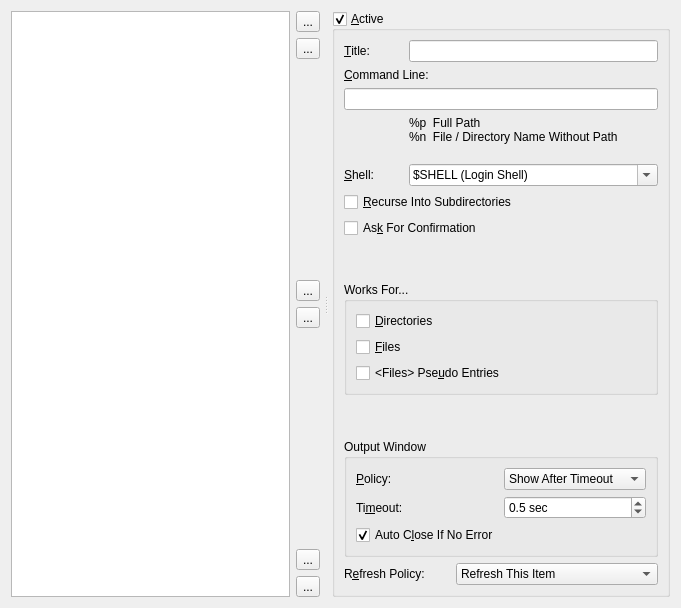
<?xml version="1.0" encoding="UTF-8"?>
<ui version="4.0">
 <class>cleanupsPage</class>
 <widget class="QWidget" name="cleanupsPage">
  <property name="geometry">
   <rect>
    <x>0</x>
    <y>0</y>
    <width>681</width>
    <height>608</height>
   </rect>
  </property>
  <property name="windowTitle">
   <string>Form</string>
  </property>
  <layout class="QVBoxLayout" name="verticalLayout">
   <item>
    <widget class="QSplitter" name="splitter">
     <property name="toolTip">
      <string>Drag this to make the left or right
part of this window smaller or larger.</string>
     </property>
     <property name="orientation">
      <enum>Qt::Horizontal</enum>
     </property>
     <property name="handleWidth">
      <number>12</number>
     </property>
     <property name="childrenCollapsible">
      <bool>false</bool>
     </property>
     <widget class="QWidget" name="layoutWidget">
      <layout class="QHBoxLayout" name="horizontalLayout">
       <item>
        <widget class="QListWidget" name="cleanupsListWidget">
         <property name="minimumSize">
          <size>
           <width>250</width>
           <height>400</height>
          </size>
         </property>
        </widget>
       </item>
       <item>
        <layout class="QVBoxLayout" name="verticalLayout_3">
         <item>
          <widget class="QToolButton" name="moveToTopButton">
           <property name="toolTip">
            <string>Move the current cleanup action to the top of the list.</string>
           </property>
           <property name="text">
            <string>...</string>
           </property>
           <property name="icon">
            <iconset resource="icons.qrc">
             <normaloff>:/icons/go-top.png</normaloff>:/icons/go-top.png</iconset>
           </property>
          </widget>
         </item>
         <item>
          <widget class="QToolButton" name="moveUpButton">
           <property name="toolTip">
            <string>Move the current cleanup action one position up in the list.</string>
           </property>
           <property name="text">
            <string>...</string>
           </property>
           <property name="icon">
            <iconset resource="icons.qrc">
             <normaloff>:/icons/go-up.png</normaloff>:/icons/go-up.png</iconset>
           </property>
          </widget>
         </item>
         <item>
          <spacer name="verticalSpacer_1">
           <property name="orientation">
            <enum>Qt::Vertical</enum>
           </property>
           <property name="sizeHint" stdset="0">
            <size>
             <width>20</width>
             <height>40</height>
            </size>
           </property>
          </spacer>
         </item>
         <item>
          <widget class="QToolButton" name="addButton">
           <property name="toolTip">
            <string>Create a new cleanup action.
You can create as many as you like.</string>
           </property>
           <property name="text">
            <string>...</string>
           </property>
           <property name="icon">
            <iconset resource="icons.qrc">
             <normaloff>:/icons/add.png</normaloff>:/icons/add.png</iconset>
           </property>
          </widget>
         </item>
         <item>
          <widget class="QToolButton" name="deleteButton">
           <property name="toolTip">
            <string>Delete the current cleanup action.</string>
           </property>
           <property name="text">
            <string>...</string>
           </property>
           <property name="icon">
            <iconset resource="icons.qrc">
             <normaloff>:/icons/remove.png</normaloff>:/icons/remove.png</iconset>
           </property>
          </widget>
         </item>
         <item>
          <spacer name="verticalSpacer_2">
           <property name="orientation">
            <enum>Qt::Vertical</enum>
           </property>
           <property name="sizeHint" stdset="0">
            <size>
             <width>20</width>
             <height>40</height>
            </size>
           </property>
          </spacer>
         </item>
         <item>
          <widget class="QToolButton" name="moveDownButton">
           <property name="toolTip">
            <string>Move the current cleanup action one position down in the list.</string>
           </property>
           <property name="text">
            <string>...</string>
           </property>
           <property name="icon">
            <iconset resource="icons.qrc">
             <normaloff>:/icons/go-down.png</normaloff>:/icons/go-down.png</iconset>
           </property>
          </widget>
         </item>
         <item>
          <widget class="QToolButton" name="moveToBottomButton">
           <property name="toolTip">
            <string>Move the current cleanup action to the bottom of the list.</string>
           </property>
           <property name="text">
            <string>...</string>
           </property>
           <property name="icon">
            <iconset resource="icons.qrc">
             <normaloff>:/icons/go-bottom.png</normaloff>:/icons/go-bottom.png</iconset>
           </property>
          </widget>
         </item>
        </layout>
       </item>
      </layout>
     </widget>
     <widget class="QGroupBox" name="activeGroupBox">
      <property name="toolTip">
       <string>Uncheck to disable this cleanup action completely.</string>
      </property>
      <property name="title">
       <string>&amp;Active</string>
      </property>
      <property name="checkable">
       <bool>true</bool>
      </property>
      <layout class="QGridLayout" name="gridLayout">
       <item row="0" column="0">
        <widget class="QLabel" name="titleCaption">
         <property name="text">
          <string>&amp;Title:</string>
         </property>
         <property name="buddy">
          <cstring>titleLineEdit</cstring>
         </property>
        </widget>
       </item>
       <item row="0" column="1" colspan="2">
        <widget class="QLineEdit" name="titleLineEdit">
         <property name="toolTip">
          <string>Enter a title for this cleanup action.
This will show up in the menus.
You can add a hotkey with &quot;&amp;&quot;.</string>
         </property>
        </widget>
       </item>
       <item row="1" column="0" colspan="2">
        <widget class="QLabel" name="commandCaption">
         <property name="text">
          <string>&amp;Command Line:</string>
         </property>
         <property name="buddy">
          <cstring>commandLineEdit</cstring>
         </property>
        </widget>
       </item>
       <item row="2" column="0" colspan="3">
        <widget class="QLineEdit" name="commandLineEdit">
         <property name="toolTip">
          <string>Enter the command to be executed here.
Each command will be executed with a shell.

If multiple items are selected, the command
will be executed once for each selected item.</string>
         </property>
        </widget>
       </item>
       <item row="3" column="0">
        <spacer name="horizontalSpacer">
         <property name="orientation">
          <enum>Qt::Horizontal</enum>
         </property>
         <property name="sizeType">
          <enum>QSizePolicy::Preferred</enum>
         </property>
         <property name="sizeHint" stdset="0">
          <size>
           <width>34</width>
           <height>20</height>
          </size>
         </property>
        </spacer>
       </item>
       <item row="3" column="1" colspan="2">
        <layout class="QHBoxLayout" name="horizontalLayout_3">
         <item>
          <widget class="QLabel" name="miniHelpLabel">
           <property name="toolTip">
            <string>These are the macros you can use in the command.
Both %p and %n always contain only one item.
If multiple items are selected, the command will be
executed multiple times.</string>
           </property>
           <property name="text">
            <string>%p  Full Path
%n  File / Directory Name Without Path
</string>
           </property>
           <property name="alignment">
            <set>Qt::AlignLeading|Qt::AlignLeft|Qt::AlignVCenter</set>
           </property>
          </widget>
         </item>
         <item>
          <spacer name="horizontalSpacer_2">
           <property name="orientation">
            <enum>Qt::Horizontal</enum>
           </property>
           <property name="sizeHint" stdset="0">
            <size>
             <width>40</width>
             <height>20</height>
            </size>
           </property>
          </spacer>
         </item>
        </layout>
       </item>
       <item row="4" column="0">
        <widget class="QLabel" name="label">
         <property name="text">
          <string>&amp;Shell:</string>
         </property>
         <property name="buddy">
          <cstring>shellComboBox</cstring>
         </property>
        </widget>
       </item>
       <item row="4" column="1" colspan="2">
        <widget class="QComboBox" name="shellComboBox">
         <property name="toolTip">
          <string>Select a shell here or enter your favourite one.

Each command will be executed with a shell and the &quot;-c&quot; option.
Shells may behave differently for wildcards and special characters.

If you are setting this up for other users, better be safe and select
a shell with a well-known behaviour like /bin/bash.</string>
         </property>
         <property name="editable">
          <bool>true</bool>
         </property>
         <item>
          <property name="text">
           <string>$SHELL (Login Shell)</string>
          </property>
         </item>
         <item>
          <property name="text">
           <string>/bin/bash</string>
          </property>
         </item>
         <item>
          <property name="text">
           <string>/bin/sh</string>
          </property>
         </item>
        </widget>
       </item>
       <item row="5" column="0" colspan="3">
        <widget class="QCheckBox" name="recursiveCheckBox">
         <property name="toolTip">
          <string>Select if the command should be executed recursively
for each directory in the selected branch.
The command will be called separately for each directory level.</string>
         </property>
         <property name="text">
          <string>&amp;Recurse Into Subdirectories</string>
         </property>
        </widget>
       </item>
       <item row="6" column="0" colspan="3">
        <widget class="QCheckBox" name="askForConfirmationCheckBox">
         <property name="toolTip">
          <string>Check this if a confirmation dialog should be
opened before executing the command.
There will be only one confirmation dialog,
even if multiple items are selected or if
the command is executed recursively.</string>
         </property>
         <property name="text">
          <string>As&amp;k For Confirmation</string>
         </property>
        </widget>
       </item>
       <item row="7" column="2">
        <spacer name="verticalSpacer">
         <property name="orientation">
          <enum>Qt::Vertical</enum>
         </property>
         <property name="sizeHint" stdset="0">
          <size>
           <width>20</width>
           <height>0</height>
          </size>
         </property>
        </spacer>
       </item>
       <item row="8" column="0" colspan="3">
        <widget class="QGroupBox" name="worksForGroupBox">
         <property name="title">
          <string>Works For...</string>
         </property>
         <property name="flat">
          <bool>false</bool>
         </property>
         <property name="checkable">
          <bool>false</bool>
         </property>
         <layout class="QVBoxLayout" name="verticalLayout_2">
          <item>
           <widget class="QCheckBox" name="worksForDirCheckBox">
            <property name="toolTip">
             <string>Check this if the command can be applied to directories.</string>
            </property>
            <property name="text">
             <string>&amp;Directories</string>
            </property>
           </widget>
          </item>
          <item>
           <widget class="QCheckBox" name="worksForFilesCheckBox">
            <property name="toolTip">
             <string>Check this if the command can be applied to files.</string>
            </property>
            <property name="text">
             <string>&amp;Files</string>
            </property>
           </widget>
          </item>
          <item>
           <widget class="QCheckBox" name="worksForDotEntriesCheckBox">
            <property name="toolTip">
             <string>Check this if the command can be applied to the &lt;Files&gt; entries in the tree.
Note that they don't really have a counterpart on the disk.</string>
            </property>
            <property name="text">
             <string>&lt;Files&gt; Pse&amp;udo Entries</string>
            </property>
           </widget>
          </item>
         </layout>
        </widget>
       </item>
       <item row="9" column="2">
        <spacer name="verticalSpacer_3">
         <property name="orientation">
          <enum>Qt::Vertical</enum>
         </property>
         <property name="sizeHint" stdset="0">
          <size>
           <width>20</width>
           <height>0</height>
          </size>
         </property>
        </spacer>
       </item>
       <item row="10" column="0" colspan="3">
        <widget class="QGroupBox" name="outputWindowGroupBox">
         <property name="title">
          <string>Output Window</string>
         </property>
         <layout class="QGridLayout" name="gridLayout_2">
          <item row="0" column="0">
           <widget class="QLabel" name="outputWindowPolicyCaption">
            <property name="text">
             <string>&amp;Policy:</string>
            </property>
            <property name="buddy">
             <cstring>outputWindowPolicyComboBox</cstring>
            </property>
           </widget>
          </item>
          <item row="0" column="1">
           <widget class="QComboBox" name="outputWindowPolicyComboBox">
            <property name="toolTip">
             <string>Select if and when to open a window for the output of the command.
If there is an error, the output window is always opened unless
&quot;Never Show&quot; is selected here.
&quot;Show After Timeout&quot; is a useful setting for most cases.</string>
            </property>
            <property name="currentIndex">
             <number>2</number>
            </property>
            <item>
             <property name="text">
              <string>Show Always</string>
             </property>
            </item>
            <item>
             <property name="text">
              <string>Show If Error Output</string>
             </property>
            </item>
            <item>
             <property name="text">
              <string>Show After Timeout</string>
             </property>
            </item>
            <item>
             <property name="text">
              <string>Never Show</string>
             </property>
            </item>
           </widget>
          </item>
          <item row="1" column="0">
           <widget class="QLabel" name="outputWindowTimeoutCaption">
            <property name="text">
             <string>Ti&amp;meout:</string>
            </property>
            <property name="buddy">
             <cstring>outputWindowTimeoutSpinBox</cstring>
            </property>
           </widget>
          </item>
          <item row="1" column="1">
           <widget class="QDoubleSpinBox" name="outputWindowTimeoutSpinBox">
            <property name="toolTip">
             <string>Set the timeout for the &quot;Show After Timeout&quot; setting.
Don't underestimate your computer: It can get more
done in half a second than you might think.
On the other hand, waiting for half a second feels
longer than you might think.</string>
            </property>
            <property name="suffix">
             <string> sec</string>
            </property>
            <property name="decimals">
             <number>1</number>
            </property>
            <property name="maximum">
             <double>300.000000000000000</double>
            </property>
            <property name="value">
             <double>0.500000000000000</double>
            </property>
           </widget>
          </item>
          <item row="2" column="0" colspan="2">
           <widget class="QCheckBox" name="outputWindowAutoCloseCheckBox">
            <property name="toolTip">
             <string>Check this to automatically close the
output window if there was no error.
If you are interested in the output of your
command, uncheck this.</string>
            </property>
            <property name="text">
             <string>Auto C&amp;lose If No Error</string>
            </property>
            <property name="checked">
             <bool>true</bool>
            </property>
           </widget>
          </item>
         </layout>
        </widget>
       </item>
       <item row="11" column="0" colspan="3">
        <layout class="QHBoxLayout" name="horizontalLayout_2">
         <item>
          <widget class="QLabel" name="refreshPolicyCaption">
           <property name="text">
            <string>R&amp;efresh Policy:</string>
           </property>
           <property name="buddy">
            <cstring>refreshPolicyComboBox</cstring>
           </property>
          </widget>
         </item>
         <item>
          <widget class="QComboBox" name="refreshPolicyComboBox">
           <property name="toolTip">
            <string>This specifies if and how the directory tree should be
re-read from disk after the cleanup action is finished.</string>
           </property>
           <property name="currentIndex">
            <number>1</number>
           </property>
           <item>
            <property name="text">
             <string>No Refresh</string>
            </property>
           </item>
           <item>
            <property name="text">
             <string>Refresh This Item</string>
            </property>
           </item>
           <item>
            <property name="text">
             <string>Refresh This Item's Parent</string>
            </property>
           </item>
           <item>
            <property name="text">
             <string>Assume Item Has Been Deleted</string>
            </property>
           </item>
          </widget>
         </item>
        </layout>
       </item>
      </layout>
     </widget>
    </widget>
   </item>
  </layout>
 </widget>
 <resources>
  <include location="icons.qrc"/>
 </resources>
 <connections/>
</ui>
